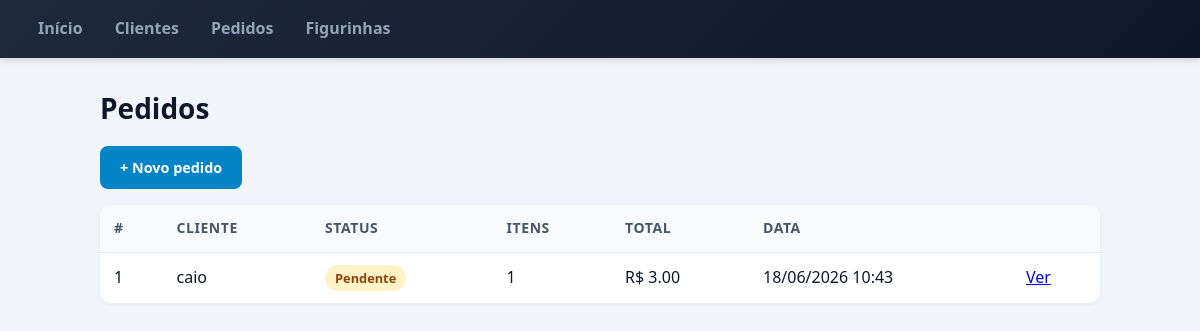
Page /pedidos/ on the committed database.
### models/pedido.py (models this page shows, shortened)
class Pedido(ModeloBase):
    __tablename__ = "pedidos"
    cliente_id = db.Column(db.Integer, db.ForeignKey("clientes.id"), nullable=False)
    status = db.Column(db.String(30), nullable=False, default="pendente")
    observacao = db.Column(db.String(255), nullable=True)
    cliente = db.relationship("Cliente", back_populates="pedidos")
    itens = db.relationship(
        "ItemPedido", back_populates="pedido", cascade="all, delete-orphan"
    )
    @property
    def total(self):
        return sum(item.subtotal for item in self.itens)
    @classmethod
    def listar_com_cliente(cls):
        return cls.query.order_by(cls.data_criacao.desc()).all()

class ItemPedido(ModeloBase):
    __tablename__ = "itens_pedido"
    pedido_id = db.Column(db.Integer, db.ForeignKey("pedidos.id"), nullable=False)
    produto = db.Column(db.String(120), nullable=False)
    quantidade = db.Column(db.Integer, nullable=False, default=1)
    preco_unitario = db.Column(db.Float, nullable=False)
    pedido = db.relationship("Pedido", back_populates="itens")
    @property
    def subtotal(self):
        return self.quantidade * self.preco_unitario

### models/cliente.py (models this page shows, shortened)
class Cliente(ModeloBase):
    __tablename__ = "clientes"
    nome = db.Column(db.String(120), nullable=False)
    email = db.Column(db.String(120), nullable=False)
    telefone = db.Column(db.String(20), nullable=True)
    pedidos = db.relationship(
        "Pedido", back_populates="cliente", lazy=True, cascade="all, delete-orphan"
    )

### controllers/pedidos_controller.py (the view)
@pedidos_bp.route("/")
def listar():
    return render_template(
        "pedidos/lista.html", pedidos=Pedido.listar_com_cliente()
    )

### views/templates/pedidos/lista.html (shortened to what this page needs)
{% extends "layout.html" %}
{% block content %}
<h1>Pedidos</h1>
<p><a class="btn" href="{{ url_for('pedidos.cadastrar') }}">+ Novo pedido</a></p>
{% if pedidos %}
<table>
    <thead>
        <tr>
            <th>#</th>
            <th>Cliente</th>
            <th>Status</th>
            <th>Itens</th>
            <th>Total</th>
            <th>Data</th>
            <th></th>
        </tr>
    </thead>
    <tbody>
        {% for pedido in pedidos %}
        <tr>
            <td>{{ pedido.id }}</td>
            <td>{{ pedido.cliente.nome }}</td>
            <td><span class="status-badge status-{{ pedido.status }}">{{ pedido.status }}</span></td>
            <td>{{ pedido.itens|length }}</td>
            <td>R$ {{ "%.2f"|format(pedido.total) }}</td>
            <td>{{ pedido.data_criacao.strftime('%d/%m/%Y %H:%M') }}</td>
            <td><a href="{{ url_for('pedidos.detalhe', pedido_id=pedido.id) }}">Ver</a></td>
        </tr>
        {% endfor %}
    </tbody>
</table>
{% else %}
<p class="vazio">Nenhum pedido cadastrado.</p>
{% endif %}
{% endblock %}

### views/static/css/style.css (style rules this page uses)
*, *::before, *::after { box-sizing: border-box; }
body { font-family: "Segoe UI", system-ui, -apple-system, Arial, sans-serif; margin: 0; background: #f1f5f9; color: #0f172a; line-height: 1.6; }
h1 { font-size: 1.75rem; margin: 0 0 0.25rem; color: #0f172a; }
table { width: 100%; border-collapse: collapse; background: #fff; border-radius: 10px; overflow: hidden; box-shadow: 0 1px 4px rgba(0, 0, 0, 0.06); margin-bottom: 1rem; }
th, td { padding: 12px 14px; border-bottom: 1px solid #e2e8f0; text-align: left; }
th { background: #f8fafc; font-weight: 600; color: #475569; font-size: 0.875rem; text-transform: uppercase; letter-spacing: 0.04em; }
tbody tr:last-child td { border-bottom: none; }
.status-badge { display: inline-block; padding: 3px 10px; border-radius: 20px; font-size: 0.8rem; font-weight: 600; text-transform: capitalize; }
.status-pendente { background: #fef3c7; color: #92400e; }
.btn { display: inline-block; padding: 10px 20px; background: #0284c7; color: #fff; text-decoration: none; border-radius: 8px; font-weight: 600; font-size: 0.9rem; transition: background 0.2s, transform 0.15s; border: none; cursor: pointer; }
form p a, p a { color: #0284c7; text-decoration: none; font-weight: 500; }

### rows in the picture
Pedido: id "1", cliente.nome "caio", status "Pendente", itens|length "1", data_criacao "18/06/2026 10:43"
ItemPedido: total "3.00"
